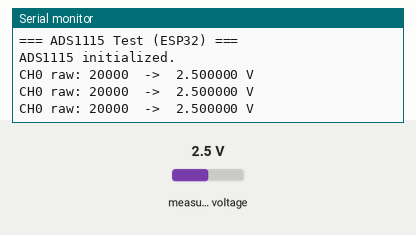
Recording of a sketch running on a simulated ESP32. Parts: the last lines printed to the serial monitor. Wiring (inferred from the names in the program): ADS1115 converter at I2C address 0x48. Inputs (shaded band) come from the test bench; at power-on: measured voltage 2.5 V.

Above: at 1.7 s.
1.8 s: measured voltage set to 0.1 V
At 2.4 s:
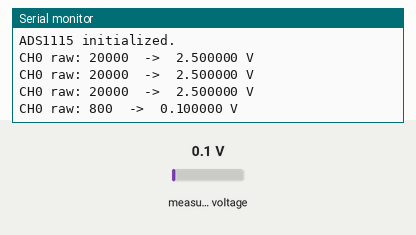
3.3 s: measured voltage set to 1.2 V
At 3.8 s:
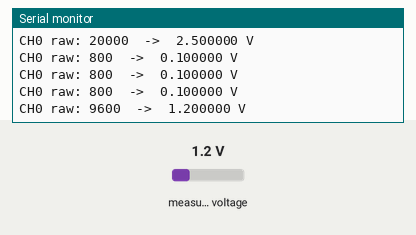
Timing chart, 0 to 6.3 s (numbered marks = the images above; inputs shaded):
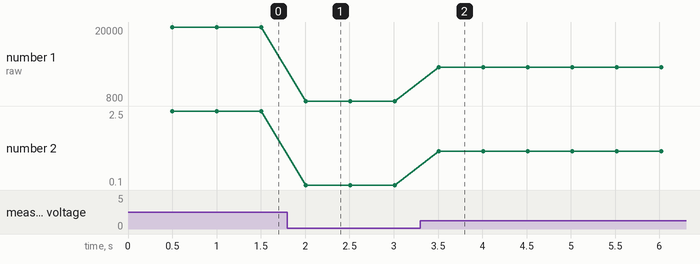

The sketch:

11.ADS1115_Test.ino
```cpp
#include <Arduino.h>
#include <Wire.h>
#include "ADS1115.h"

ADS1115 adc(ADS1115::ADDR_GND);

void setup()
{
    Serial.begin(115200);
    delay(500);

    Serial.println();
    Serial.println("=== ADS1115 Test (ESP32) ===");

    // If you use custom pins for I2C, specify them here:
    // Wire.begin(SDA, SCL);
    Wire.begin(); // default ESP32 pins (21=SDA, 22=SCL)

    if (!adc.begin(Wire))
    {
        Serial.println("ADS1115 not found on I2C bus!");
        while (true)
        {
            delay(1000);
        }
    }

    // Configure gain and data rate to taste
    adc.setGain(ADS1115::GAIN_4V096);      // ±4.096V full-scale
    adc.setDataRate(ADS1115::SPS_128);     // 128 samples/s (single-shot)
    Serial.println("ADS1115 initialized.");
}

void loop()
{
    // Read channel 0 single-ended
    int16_t raw = adc.readRawSingleEnded(0);
    float   volts = adc.rawToVoltage(raw);

    Serial.print("CH0 raw: ");
    Serial.print(raw);
    Serial.print("  ->  ");
    Serial.print(volts, 6);
    Serial.println(" V");

    delay(500);
}
```

ADS1115.cpp
```cpp
// ADS1115.cpp

#include "ADS1115.h"

// ---- Helper: full-scale voltage per gain setting ----
float ADS1115::fullScaleVoltage() const
{
    switch (_gain)
    {
    case GAIN_6V144: return 6.144f;
    case GAIN_4V096: return 4.096f;
    case GAIN_2V048: return 2.048f;
    case GAIN_1V024: return 1.024f;
    case GAIN_0V512: return 0.512f;
    case GAIN_0V256: return 0.256f;
    default:         return 2.048f;
    }
}

// ---- Constructor ----
ADS1115::ADS1115(uint8_t i2cAddress)
: _wire(&Wire),
  _addr(i2cAddress),
  _gain(GAIN_2V048),
  _dataRate(SPS_128)
{
}

// ---- Public API ----
bool ADS1115::begin(TwoWire &wirePort)
{
    _wire = &wirePort;
    _wire->begin();

    // Simple presence check: try to read config register
    _wire->beginTransmission(_addr);
    _wire->write(REG_CONFIG);
    uint8_t err = _wire->endTransmission();
    if (err != 0)
    {
        return false;
    }

    // Optional: set comparator to disabled (ALERT/RDY high-Z)
    uint16_t cfg = buildConfigWord(0b100); // default to AIN0 single-ended
    writeRegister(REG_CONFIG, cfg);

    return true;
}

void ADS1115::setGain(ADS1115::Gain gain)
{
    _gain = gain;
}

void ADS1115::setDataRate(ADS1115::DataRate dr)
{
    _dataRate = dr;
}

// ---- Low-level register access ----
void ADS1115::writeRegister(uint8_t reg, uint16_t value)
{
    _wire->beginTransmission(_addr);
    _wire->write(reg);
    _wire->write(static_cast<uint8_t>(value >> 8)); // MSB
    _wire->write(static_cast<uint8_t>(value & 0xFF)); // LSB
    _wire->endTransmission();
}

uint16_t ADS1115::readRegister(uint8_t reg)
{
    _wire->beginTransmission(_addr);
    _wire->write(reg);
    _wire->endTransmission();

    _wire->requestFrom(static_cast<int>(_addr), 2);
    while (_wire->available() < 2)
    {
        // wait
    }

    uint8_t msb = _wire->read();
    uint8_t lsb = _wire->read();
    return (static_cast<uint16_t>(msb) << 8) | lsb;
}

// ---- Config word builder ----
// muxBits: MUX[2:0] (datasheet Table 8-3)
uint16_t ADS1115::buildConfigWord(uint8_t muxBits) const
{
    uint16_t config = 0;

    // Bit 15: OS = 1 (start single conversion)
    config |= (1u << 15);

    // Bits 14:12 – MUX
    config |= (static_cast<uint16_t>(muxBits & 0x07) << 12);

    // Bits 11:9 – PGA (gain)
    config |= (static_cast<uint16_t>(_gain & 0x07) << 9);

    // Bit 8 – MODE: 1 = single-shot
    config |= (1u << 8);

    // Bits 7:5 – DR (data rate)
    config |= (static_cast<uint16_t>(_dataRate & 0x07) << 5);

    // Bit 4 – COMP_MODE: 0 = traditional (don’t care here)
    // Bit 3 – COMP_POL:  0 = active low
    // Bit 2 – COMP_LAT:  0 = non-latching
    // Bits 1:0 – COMP_QUE: 11 = disable comparator, ALERT/RDY high-Z
    config |= 0x0003;

    return config;
}

// ---- Conversion helper: raw -> volts ----
float ADS1115::rawToVoltage(int16_t raw) const
{
    float fs = fullScaleVoltage();
    // 16-bit two’s complement, but range is ±FS mapped to ±32768
    return (fs / 32768.0f) * static_cast<float>(raw);
}

// ---- Single-ended reads ----
int16_t ADS1115::readRawSingleEnded(uint8_t channel)
{
    if (channel > 3) channel = 3;

    // MUX mapping for single-ended (Table 8-3)
    // 100: AIN0-GND, 101: AIN1-GND, 110: AIN2-GND, 111: AIN3-GND
    uint8_t muxBits = 0b100 + channel;

    uint16_t config = buildConfigWord(muxBits);
    writeRegister(REG_CONFIG, config);

    // Wait for conversion complete by polling OS bit (bit 15)
    const uint16_t timeoutMs = 20; // plenty for any DR here
    uint16_t wait = 0;
    while (wait < timeoutMs)
    {
        uint16_t cfgNow = readRegister(REG_CONFIG);
        if (cfgNow & 0x8000)
        {
            break; // conversion ready
        }
        delay(1);
        ++wait;
    }

    uint16_t raw = readRegister(REG_CONVERSION);
    return static_cast<int16_t>(raw);
}

float ADS1115::readVoltageSingleEnded(uint8_t channel)
{
    int16_t raw = readRawSingleEnded(channel);
    return rawToVoltage(raw);
}

// ---- Differential reads ----
// MUX: 000 = AIN0-AIN1, 011 = AIN2-AIN3
int16_t ADS1115::readRawDifferential_0_1()
{
    uint16_t config = buildConfigWord(0b000);
    writeRegister(REG_CONFIG, config);

    const uint16_t timeoutMs = 20;
    uint16_t wait = 0;
    while (wait < timeoutMs)
    {
        uint16_t cfgNow = readRegister(REG_CONFIG);
        if (cfgNow & 0x8000)
            break;
        delay(1);
        ++wait;
    }

    uint16_t raw = readRegister(REG_CONVERSION);
    return static_cast<int16_t>(raw);
}

int16_t ADS1115::readRawDifferential_2_3()
{
    uint16_t config = buildConfigWord(0b011);
    writeRegister(REG_CONFIG, config);

    const uint16_t timeoutMs = 20;
    uint16_t wait = 0;
    while (wait < timeoutMs)
    {
        uint16_t cfgNow = readRegister(REG_CONFIG);
        if (cfgNow & 0x8000)
            break;
        delay(1);
        ++wait;
    }

    uint16_t raw = readRegister(REG_CONVERSION);
    return static_cast<int16_t>(raw);
}
```

ADS1115.h
```cpp
// ADS1115.h
// Minimal ADS1115 driver for ESP32 (Arduino framework)
// Dhanushka / io builds.com style 😉 – single-shot, blocking read.

#pragma once

#include <Arduino.h>
#include <Wire.h>

class ADS1115
{
public:
    // I2C addresses depending on ADDR pin
    static constexpr uint8_t ADDR_GND = 0x48; // ADDR -> GND
    static constexpr uint8_t ADDR_VDD = 0x49; // ADDR -> VDD
    static constexpr uint8_t ADDR_SDA = 0x4A; // ADDR -> SDA
    static constexpr uint8_t ADDR_SCL = 0x4B; // ADDR -> SCL

    // PGA full-scale range settings (datasheet Table 7-1)
    enum Gain : uint8_t
    {
        GAIN_6V144 = 0, // ±6.144V
        GAIN_4V096 = 1, // ±4.096V
        GAIN_2V048 = 2, // ±2.048V (default)
        GAIN_1V024 = 3, // ±1.024V
        GAIN_0V512 = 4, // ±0.512V
        GAIN_0V256 = 5  // ±0.256V (also for 6 & 7)
    };

    // Data rate (samples per second) – datasheet DR bits
    enum DataRate : uint8_t
    {
        SPS_8   = 0,
        SPS_16  = 1,
        SPS_32  = 2,
        SPS_64  = 3,
        SPS_128 = 4, // default
        SPS_250 = 5,
        SPS_475 = 6,
        SPS_860 = 7
    };

    ADS1115(uint8_t i2cAddress = ADDR_GND);

    bool begin(TwoWire &wirePort = Wire);

    void setGain(Gain gain);
    Gain getGain() const { return _gain; }

    void setDataRate(DataRate dr);
    DataRate getDataRate() const { return _dataRate; }

    // Single-ended read: channel = 0..3
    int16_t readRawSingleEnded(uint8_t channel);
    float   readVoltageSingleEnded(uint8_t channel);

    // Differential reads (channel pairs per datasheet)
    int16_t readRawDifferential_0_1();
    int16_t readRawDifferential_2_3();

    float   rawToVoltage(int16_t raw) const;

private:
    // Register addresses
    static constexpr uint8_t REG_CONVERSION = 0x00;
    static constexpr uint8_t REG_CONFIG     = 0x01;
    static constexpr uint8_t REG_LO_THRESH  = 0x02;
    static constexpr uint8_t REG_HI_THRESH  = 0x03;

    TwoWire   *_wire;
    uint8_t    _addr;
    Gain       _gain;
    DataRate   _dataRate;

    uint16_t buildConfigWord(uint8_t muxBits) const;
    void     writeRegister(uint8_t reg, uint16_t value);
    uint16_t readRegister(uint8_t reg);

    float fullScaleVoltage() const;
};
```

Measured:
- after the input at 1.8 s, the serial monitor: prints a new line after 0.21 s (image 1)
- after the input at 3.3 s, the serial monitor: prints a new line after 0.21 s (image 2)
- plotted number 1: 20000 → 800 after the input at 1.8 s, 800 → 9600 after the input at 3.3 s
- plotted number 2: 2.5 → 0.1 after the input at 1.8 s, 0.1 → 1.2 after the input at 3.3 s
